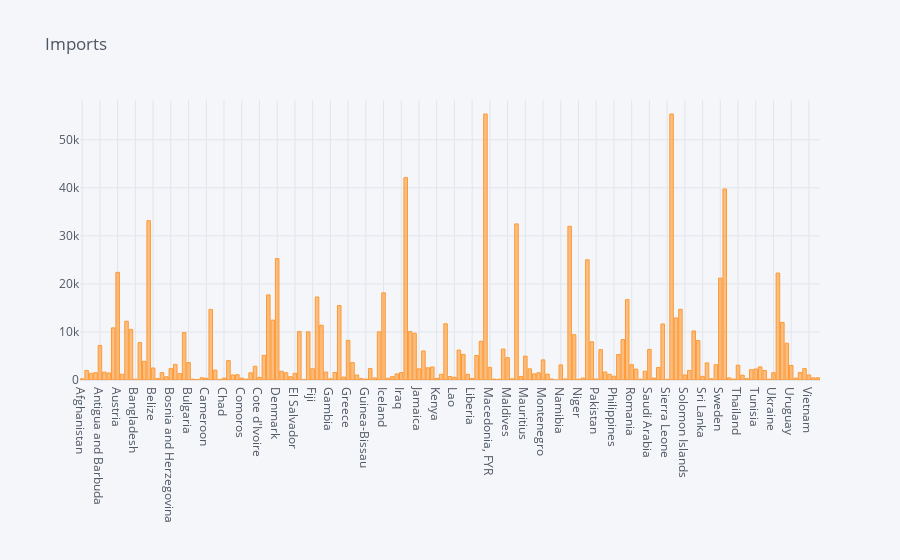

The notebook cell this image was saved under:
### Markdown cell above
#### Import

### Code cell
# Plotting Import vs Countries
df.iplot(kind='bar',x='country',y='imports',title='Imports')

### Figure 1 — Plotly figure (JSON) as saved in the notebook; plotly's stock layout.template omitted (floating-point values rounded to 4 significant figures; data arrays with more than 128 entries replaced by an {"elided": "..."} marker saying what was removed)
{"data": [{"marker": {"color": "rgba(255, 153, 51, 0.6)", "line": {"color": "rgba(255, 153, 51, 1.0)", "width": 1}}, "name": "imports", "orientation": "v", "text": "", "type": "bar", "x": {"elided": "167 str values"}, "y": {"elided": "167 float values"}}], "layout": {"legend": {"bgcolor": "#F5F6F9", "font": {"color": "#4D5663"}}, "paper_bgcolor": "#F5F6F9", "plot_bgcolor": "#F5F6F9", "title": {"font": {"color": "#4D5663"}, "text": "Imports"}, "xaxis": {"gridcolor": "#E1E5ED", "showgrid": true, "tickfont": {"color": "#4D5663"}, "title": {"font": {"color": "#4D5663"}, "text": ""}, "zerolinecolor": "#E1E5ED"}, "yaxis": {"gridcolor": "#E1E5ED", "showgrid": true, "tickfont": {"color": "#4D5663"}, "title": {"font": {"color": "#4D5663"}, "text": ""}, "zerolinecolor": "#E1E5ED"}}}
